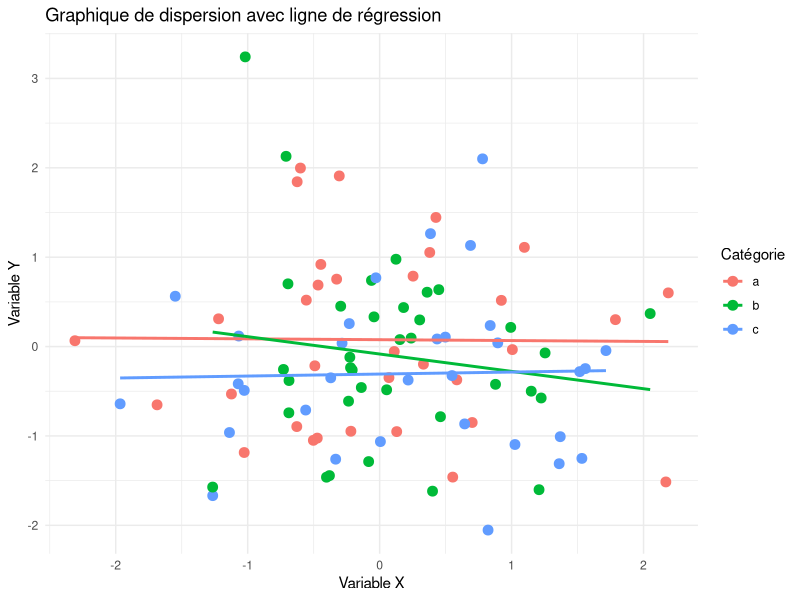

Reproduce this figure in R.
# Chargement des bibliothèques nécessaires
library(ggplot2)

# Création d'un jeu de données exemple
set.seed(123)
data <- data.frame(
  x = rnorm(100),
  y = rnorm(100),
  category = sample(letters[1:3], 100, replace = TRUE)
)

# Création du graphique de dispersion avec ggplot2
plot <- ggplot(data, aes(x = x, y = y, color = category)) +
  geom_point(size = 3) +
  geom_smooth(method = "lm", se = FALSE) +
  labs(title = "Graphique de dispersion avec ligne de régression",
       x = "Variable X",
       y = "Variable Y",
       color = "Catégorie") +
  theme_minimal()

# Affichage du graphique
print(plot)
